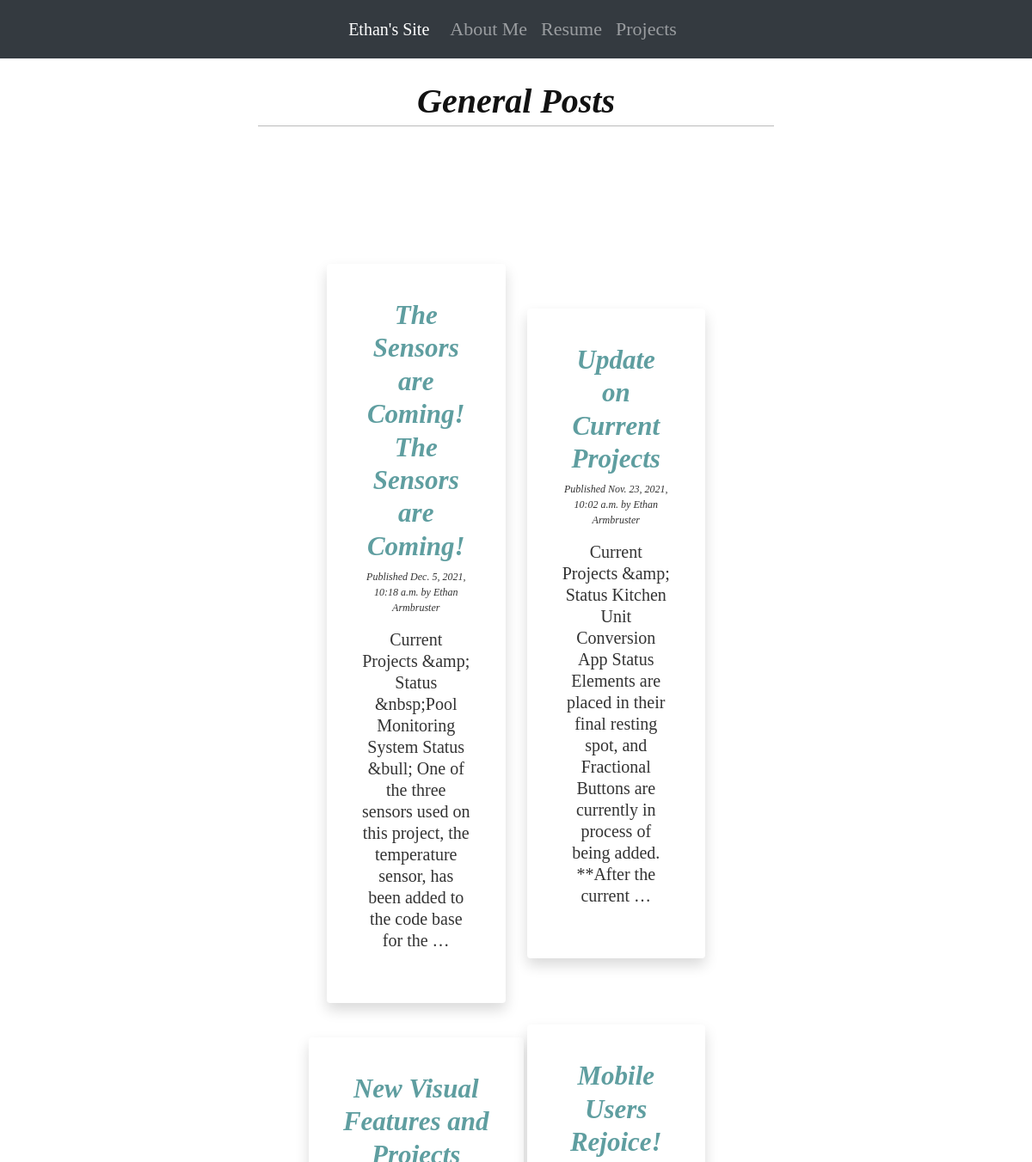
The app's page / (upper part), older data.
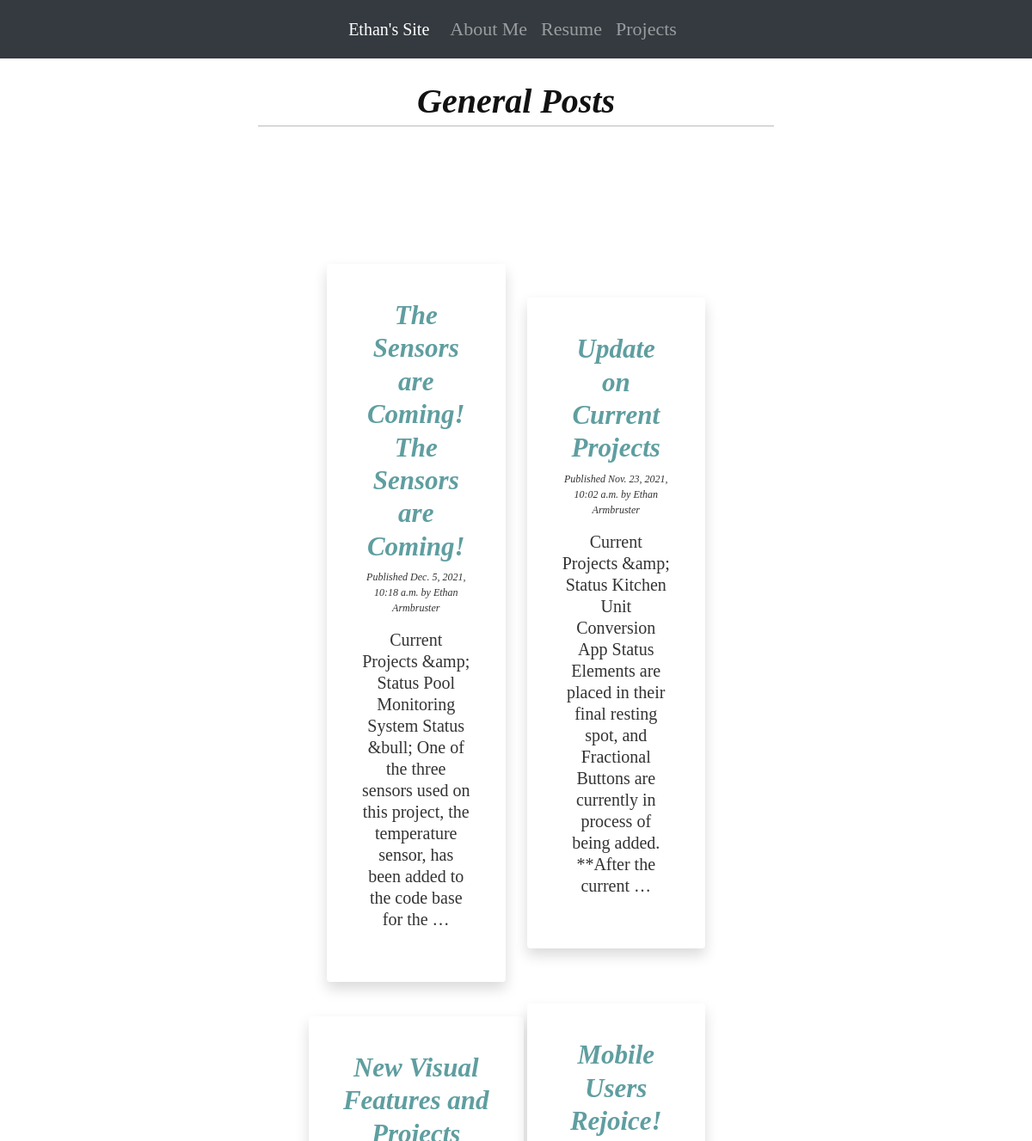
The same page, newer data.
### functionality/models.py (models this page shows, shortened)
class Post(models.Model):
    STATUS_CHOICES = (
        ('draft', 'Draft'), ('published', 'Published'),
    )
    title = models.CharField(max_length=500)
    slug = models.SlugField(max_length=500, unique_for_date='publish')
    author = models.ForeignKey(User, on_delete=models.CASCADE, related_name='blog_posts')
    body = RichTextField(blank=True, null=True)
    publish = models.DateTimeField(default=django.utils.timezone.now)
    created = models.DateTimeField(auto_now_add=True)
    updated = models.DateTimeField(auto_now=True)
    status = models.CharField(max_length=10, choices=STATUS_CHOICES, default='draft')
    objects = models.Manager()
    published = PublishedManager()
    class Meta:
        ordering = ('-publish',)
    def get_absolute_url(self):
        return reverse('functionality:post_detail', args=[self.publish.year,
                                                 self.publish.month,
                                                 self.publish.day,
                                                 self.slug])

### functionality/views.py (the view)
# urls.py: path('', views.post_list, name='post_list'),
def post_list(request):
    posts = Post.published.all()
    return render(request, 'html/list.html', {'posts': posts})

### functionality/models.py (called while the page is built)
    def get_queryset(self):
        return super(PublishedManager, self).get_queryset().filter(status='published')

### functionality/templates/html/list.html (shortened to what this page needs)
{% extends "html/base.html" %}
{% load static %}
{% load tz %}
{% block content %}
    <h1 class="times header"><span>General Posts</span></h1>
    <div id="blog_post_grid" class="grid-container">
        {% for post in posts %}
            <div id="indiv_post_card" class=" grid-item border-0 frame shadow secondary-theme card">
                <h2>
                    <a class="times post_title_color" href="{{ post.get_absolute_url }}">
                        {{ post.title }}
                    </a>
                </h2>
                <p class="date">
                    Published {{ post.publish|timezone:"America/New_York" }}
                    by {{ post.author.first_name }} {{ post.author.last_name }}
                </p>
                <div class="times_info">
                    {{ post.body|striptags|truncatewords:30 }}
                </div>
            </div>
        {% endfor %}
    </div>
{% endblock %}

Row changes from the older to the newer data that the page shows:
changed Post "The Sensors are Coming! The Sensors are Coming!": body "Current Projects &amp; Status &nbsp;Pool Monitoring System Status &bull;…" → "Current Projects &amp; Status Pool Monitoring System Status &bull;…"
